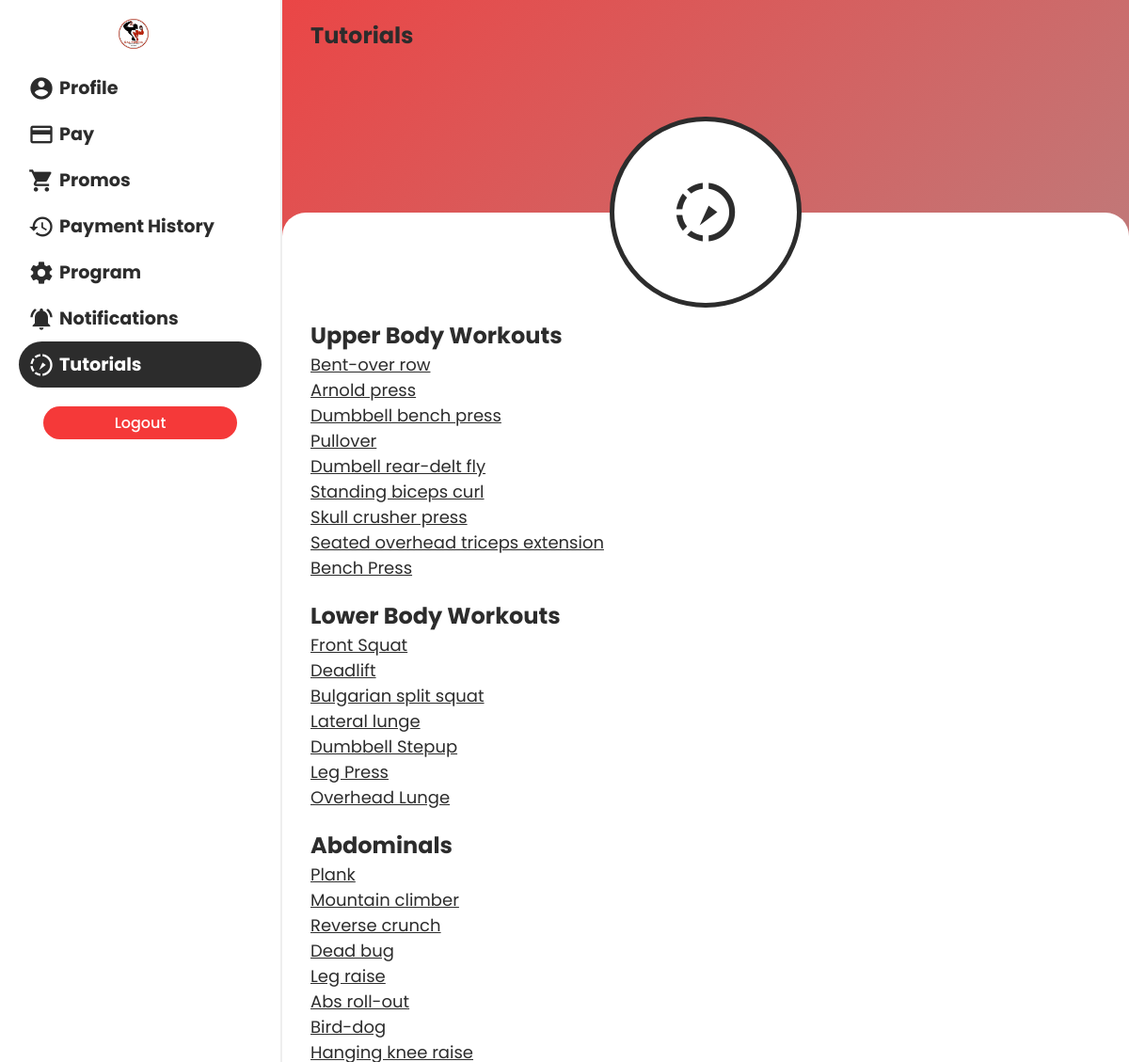
/mobile/pages/tutorial.php (signed in), run on an earlier commit of the app's database.
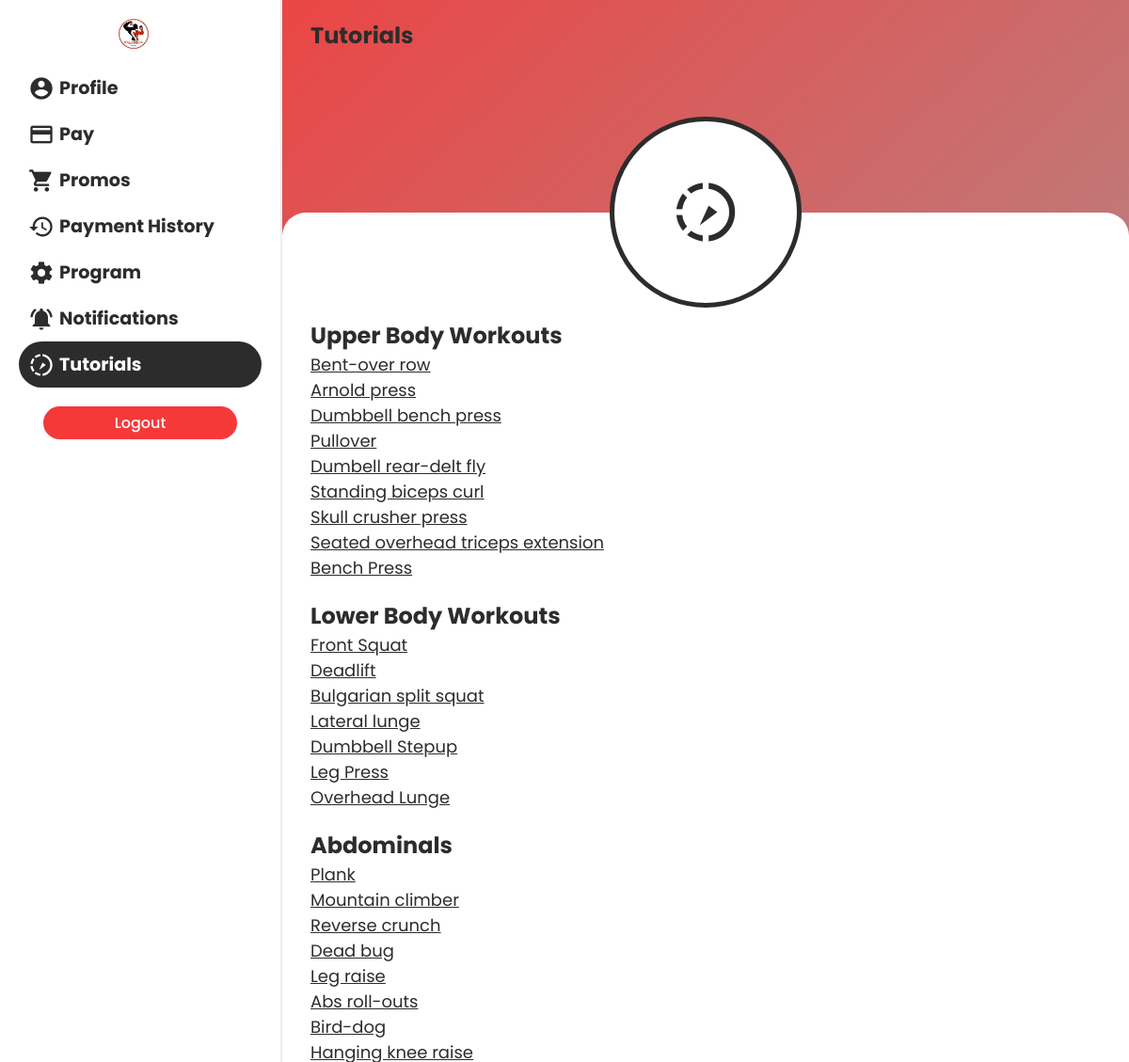
And on a later commit of the database.
### tables this page shows
CREATE TABLE `routines` (
  `routine_id` int(11) NOT NULL,
  `routine_name` varchar(100) NOT NULL,
  `routine_link` varchar(9999) DEFAULT NULL,
  `routine_type` enum('Upper Body','Lower Body','Abdominal') DEFAULT NULL,
  `routine_reps` int(11) DEFAULT NULL,
  `routine_sets` int(11) DEFAULT NULL
);

### mobile/pages/tutorial.php (the view, shortened to what this page needs)
<?php
require "./../functions/connect.php";
?>
<!DOCTYPE html>
<html lang="en">
<head>
  <link rel="stylesheet" href="./../css/default.css">
  <link rel="stylesheet" href="./../css/mediaquery.css">
</head>
<body>
  <div class="sidebar" id="sidebar">
    <div>
      <img src="./../../logo.png" style="width: 32px; height: 32px; margin-left: 70px" alt="">
    </div>    <div class="items">
      <a href="./profile.php">
        <span>
          <i class="material-icons">account_circle</i>
          <h2>Profile</h2>
        </span>
      </a>
      <a href="./pay.php">
        <span>
          <i class="material-icons">payment</i>
          <h2>Pay</h2>
        </span>
      </a>
      <a href="./promos.php">
        <span>
          <i class="material-icons">shopping_cart</i>
          <h2>Promos</h2>
        </span>
      </a>
      <a href="./payment_history.php">
        <span>
          <i class="material-icons">history</i>
          <h2>Payment History</h2>
        </span>
      </a>
      <a href="./program.php">
        <span>
          <i class="material-icons">settings</i>
          <h2>Program</h2>
        </span>
      </a>
      <a href="./notifications.php">
        <span>
          <i class="material-icons">notifications_active</i>
          <h2>Notifications</h2>
        </span>
      </a>
      <a href="#" class="active">
        <span>
          <i class="material-icons">slow_motion_video</i>
          <h2>Tutorials</h2>
        </span>
      </a>
    </div>
    <div class="logout">
      <button class="btn btn-red" style="width: 80%" id="logout-btn">Logout</button>
    </div>
  </div>
  <main>
    <div class="menu">
      <h2>Tutorials</h2>
    </div>
    <div class="icon-div">
      <div class="icon-cont">
        <i class="material-icons">slow_motion_video</i>
      </div>
    </div>
    <div class="main-cont">
      <div class="tutorial-content">
        <div class="cont">
          <h2>Upper Body Workouts</h2>
          <?php
          $sql = "SELECT * FROM routines WHERE routine_type = 'Upper Body'";
          $res = mysqli_query($con, $sql);
          if($res) {
            while($row = mysqli_fetch_assoc($res)) {
          ?>
          <a href="<?= $row["routine_link"] ?>"><?= $row["routine_name"] ?></a>
          <?php
            }
          }
          ?>
        </div>
        <div class="cont">
          <h2>Lower Body Workouts</h2>
          <?php
          $sql = "SELECT * FROM routines WHERE routine_type = 'Lower Body'";
          $res = mysqli_query($con, $sql);
          if($res) {
            while($row = mysqli_fetch_assoc($res)) {
          ?>
          <a href="<?= $row["routine_link"] ?>"><?= $row["routine_name"] ?></a>
          <?php
            }
          }
          ?>
        </div>
        <div class="cont">
          <h2>Abdominals</h2>
          <?php
          $sql = "SELECT * FROM routines WHERE routine_type = 'Abdominal'";
          $res = mysqli_query($con, $sql);
          if($res) {
            while($row = mysqli_fetch_assoc($res)) {
          ?>
          <a href="<?= $row["routine_link"] ?>"><?= $row["routine_name"] ?></a>
          <?php
            }
          }
          ?>
        </div>
      </div>
    </div>
  </main>
</body>
</html>

What changed in the data, as far as the page shows it:
changed routines: routine_name "Abs roll-out" → "Abs roll-outs"
